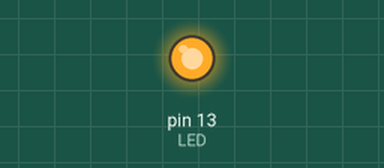
This sketch was run on a simulated Arduino Uno, built with avr-gcc and run on an emulated ATmega328P. On the bench: output pins drawn as LEDs (lit = HIGH).

Above: at 0.1 s.
Timing chart, 0 to 1.6 s (numbered marks = the images above):
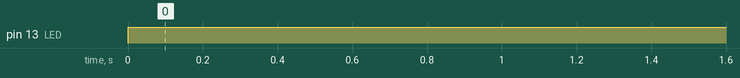

Measured:
- by itself, pin 13 (LED): LOW → HIGH at 0.00 s

The sketch:

Variables_boolean.ino
```cpp
/* FECHA:03/04/2020
 * AUTOR: Elías Montenegro Ramos
 * DESCRIPCIÓN DEL PROGRAMA: Creación de variables tipo boolean, y su verificación las operaciones logicas
 * se verificaran despuesd los buleanos tambien se pueden verificar con 0 y 1, segun el porgrama la respuesta
 * es correcta y se ejecuta la primera parte del if
*/

 // Definición de variables

boolean CONSULTA = true;      // Valor Booleano
boolean RESPUESTA = false; // Valor Booleano puede ser 0

int LED = 13;  // El LED esta conectado en el pin 13 de la placa.

void setup()
//Configuración de los puertos entrada o salida in out
{
      pinMode (LED, OUTPUT);
}

void loop()
// Cuerpo del programa ciclo de repetición
 {
    CONSULTA = !CONSULTA;   //Negamos CONSULTA queda en false
    CONSULTA = CONSULTA  && RESPUESTA;   // falso AND falso = falso
    CONSULTA = !CONSULTA; // Negamos CONSULTA queda en true

    if (CONSULTA == 1) // Tambien puede ser el valor true el LED enciende un minuto
    {
     digitalWrite (LED, HIGH); //Enciende el LED
     delay (60000);
    }
    else
    {
     digitalWrite (LED, HIGH); //Enciende el LED
     delay (100);
     digitalWrite (LED, LOW); //Apaga el LED
     delay (100);
    }
 }
```
